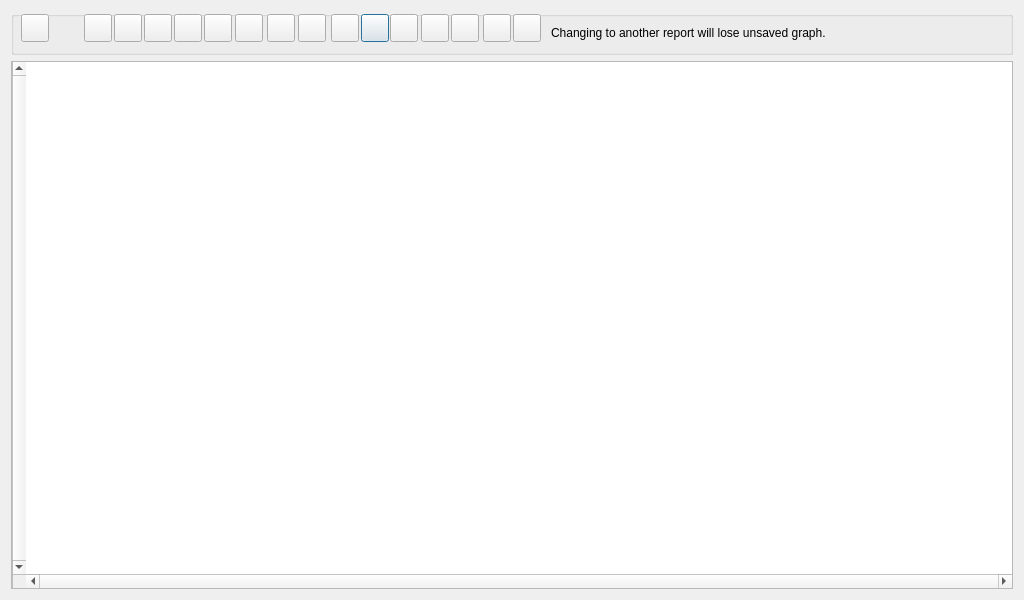
<?xml version="1.0" encoding="UTF-8"?>
<ui version="4.0">
 <class>DialogGraph</class>
 <widget class="QDialog" name="DialogGraph">
  <property name="geometry">
   <rect>
    <x>0</x>
    <y>0</y>
    <width>1024</width>
    <height>600</height>
   </rect>
  </property>
  <property name="windowTitle">
   <string>Graph Visualisation</string>
  </property>
  <layout class="QGridLayout" name="gridLayout">
   <item row="0" column="0">
    <widget class="QGroupBox" name="groupBox_header">
     <property name="minimumSize">
      <size>
       <width>0</width>
       <height>44</height>
      </size>
     </property>
     <property name="maximumSize">
      <size>
       <width>16777215</width>
       <height>70</height>
      </size>
     </property>
     <property name="title">
      <string/>
     </property>
     <widget class="QPushButton" name="pushButton_export">
      <property name="geometry">
       <rect>
        <x>350</x>
        <y>3</y>
        <width>28</width>
        <height>28</height>
       </rect>
      </property>
      <property name="toolTip">
       <string>Export image</string>
      </property>
      <property name="text">
       <string/>
      </property>
     </widget>
     <widget class="QLabel" name="label_zoom">
      <property name="geometry">
       <rect>
        <x>41</x>
        <y>3</y>
        <width>28</width>
        <height>28</height>
       </rect>
      </property>
      <property name="toolTip">
       <string>Click on the graph area and press + or W to zoom in. Press - or Q to zoom in or zoom out.</string>
      </property>
      <property name="text">
       <string/>
      </property>
     </widget>
     <widget class="QPushButton" name="pushButton_reveal">
      <property name="geometry">
       <rect>
        <x>320</x>
        <y>3</y>
        <width>28</width>
        <height>28</height>
       </rect>
      </property>
      <property name="toolTip">
       <string>Reveal hidden items</string>
      </property>
      <property name="text">
       <string/>
      </property>
     </widget>
     <widget class="QPushButton" name="pushButton_savegraph">
      <property name="geometry">
       <rect>
        <x>440</x>
        <y>3</y>
        <width>28</width>
        <height>28</height>
       </rect>
      </property>
      <property name="toolTip">
       <string>Save graph</string>
      </property>
      <property name="text">
       <string/>
      </property>
     </widget>
     <widget class="QPushButton" name="pushButton_loadgraph">
      <property name="geometry">
       <rect>
        <x>472</x>
        <y>3</y>
        <width>28</width>
        <height>28</height>
       </rect>
      </property>
      <property name="toolTip">
       <string>Load graph
Right-click for options</string>
      </property>
      <property name="text">
       <string/>
      </property>
     </widget>
     <widget class="QPushButton" name="pushButton_deletegraph">
      <property name="geometry">
       <rect>
        <x>502</x>
        <y>3</y>
        <width>28</width>
        <height>28</height>
       </rect>
      </property>
      <property name="toolTip">
       <string>Delete graph</string>
      </property>
      <property name="text">
       <string/>
      </property>
     </widget>
     <widget class="QPushButton" name="pushButton_freetextitem">
      <property name="geometry">
       <rect>
        <x>73</x>
        <y>3</y>
        <width>28</width>
        <height>28</height>
       </rect>
      </property>
      <property name="toolTip">
       <string>Add free text item</string>
      </property>
      <property name="text">
       <string/>
      </property>
     </widget>
     <widget class="QPushButton" name="pushButton_addcase">
      <property name="geometry">
       <rect>
        <x>103</x>
        <y>3</y>
        <width>28</width>
        <height>28</height>
       </rect>
      </property>
      <property name="toolTip">
       <string>Add case items</string>
      </property>
      <property name="text">
       <string/>
      </property>
     </widget>
     <widget class="QPushButton" name="pushButton_addfile">
      <property name="geometry">
       <rect>
        <x>133</x>
        <y>3</y>
        <width>28</width>
        <height>28</height>
       </rect>
      </property>
      <property name="toolTip">
       <string>Add file items</string>
      </property>
      <property name="text">
       <string/>
      </property>
     </widget>
     <widget class="QPushButton" name="pushButton_addline">
      <property name="geometry">
       <rect>
        <x>163</x>
        <y>3</y>
        <width>28</width>
        <height>28</height>
       </rect>
      </property>
      <property name="toolTip">
       <string>Add connecting line</string>
      </property>
      <property name="text">
       <string/>
      </property>
     </widget>
     <widget class="QPushButton" name="pushButton_selectbranch">
      <property name="geometry">
       <rect>
        <x>10</x>
        <y>3</y>
        <width>28</width>
        <height>28</height>
       </rect>
      </property>
      <property name="toolTip">
       <string>Select code branch</string>
      </property>
      <property name="text">
       <string/>
      </property>
     </widget>
     <widget class="QPushButton" name="pushButton_clear">
      <property name="geometry">
       <rect>
        <x>410</x>
        <y>3</y>
        <width>28</width>
        <height>28</height>
       </rect>
      </property>
      <property name="toolTip">
       <string>Clear</string>
      </property>
      <property name="text">
       <string/>
      </property>
     </widget>
     <widget class="QLabel" name="label_loaded_graph">
      <property name="geometry">
       <rect>
        <x>540</x>
        <y>2</y>
        <width>461</width>
        <height>40</height>
       </rect>
      </property>
      <property name="text">
       <string>Changing to another report will lose unsaved graph.</string>
      </property>
     </widget>
     <widget class="QPushButton" name="pushButton_codes_of_text">
      <property name="geometry">
       <rect>
        <x>193</x>
        <y>3</y>
        <width>28</width>
        <height>28</height>
       </rect>
      </property>
      <property name="toolTip">
       <string>Show coded segments of text files</string>
      </property>
      <property name="text">
       <string/>
      </property>
     </widget>
     <widget class="QPushButton" name="pushButton_memos_of_file">
      <property name="geometry">
       <rect>
        <x>287</x>
        <y>3</y>
        <width>28</width>
        <height>28</height>
       </rect>
      </property>
      <property name="toolTip">
       <string>Show coding memos of coded segments</string>
      </property>
      <property name="text">
       <string/>
      </property>
     </widget>
     <widget class="QPushButton" name="pushButton_codes_of_images">
      <property name="geometry">
       <rect>
        <x>224</x>
        <y>3</y>
        <width>28</width>
        <height>28</height>
       </rect>
      </property>
      <property name="toolTip">
       <string>Show coded areas of image files</string>
      </property>
      <property name="text">
       <string/>
      </property>
     </widget>
     <widget class="QPushButton" name="pushButton_codes_of_av">
      <property name="geometry">
       <rect>
        <x>256</x>
        <y>3</y>
        <width>28</width>
        <height>28</height>
       </rect>
      </property>
      <property name="toolTip">
       <string>Show coded av segments</string>
      </property>
      <property name="text">
       <string/>
      </property>
     </widget>
     <widget class="QPushButton" name="pushButton_export_pdf">
      <property name="geometry">
       <rect>
        <x>379</x>
        <y>3</y>
        <width>28</width>
        <height>28</height>
       </rect>
      </property>
      <property name="toolTip">
       <string>Export Pdf image</string>
      </property>
      <property name="text">
       <string/>
      </property>
     </widget>
    </widget>
   </item>
   <item row="1" column="0">
    <widget class="QGraphicsView" name="graphicsView">
     <property name="layoutDirection">
      <enum>Qt::RightToLeft</enum>
     </property>
     <property name="verticalScrollBarPolicy">
      <enum>Qt::ScrollBarAlwaysOn</enum>
     </property>
     <property name="horizontalScrollBarPolicy">
      <enum>Qt::ScrollBarAlwaysOn</enum>
     </property>
    </widget>
   </item>
  </layout>
 </widget>
 <tabstops>
  <tabstop>pushButton_selectbranch</tabstop>
  <tabstop>pushButton_freetextitem</tabstop>
  <tabstop>pushButton_addcase</tabstop>
  <tabstop>pushButton_addfile</tabstop>
  <tabstop>pushButton_addline</tabstop>
  <tabstop>pushButton_codes_of_text</tabstop>
  <tabstop>pushButton_codes_of_images</tabstop>
  <tabstop>pushButton_codes_of_av</tabstop>
  <tabstop>pushButton_memos_of_file</tabstop>
  <tabstop>pushButton_reveal</tabstop>
  <tabstop>pushButton_export</tabstop>
  <tabstop>pushButton_clear</tabstop>
  <tabstop>pushButton_savegraph</tabstop>
  <tabstop>pushButton_loadgraph</tabstop>
  <tabstop>pushButton_deletegraph</tabstop>
  <tabstop>graphicsView</tabstop>
 </tabstops>
 <resources/>
 <connections/>
</ui>
